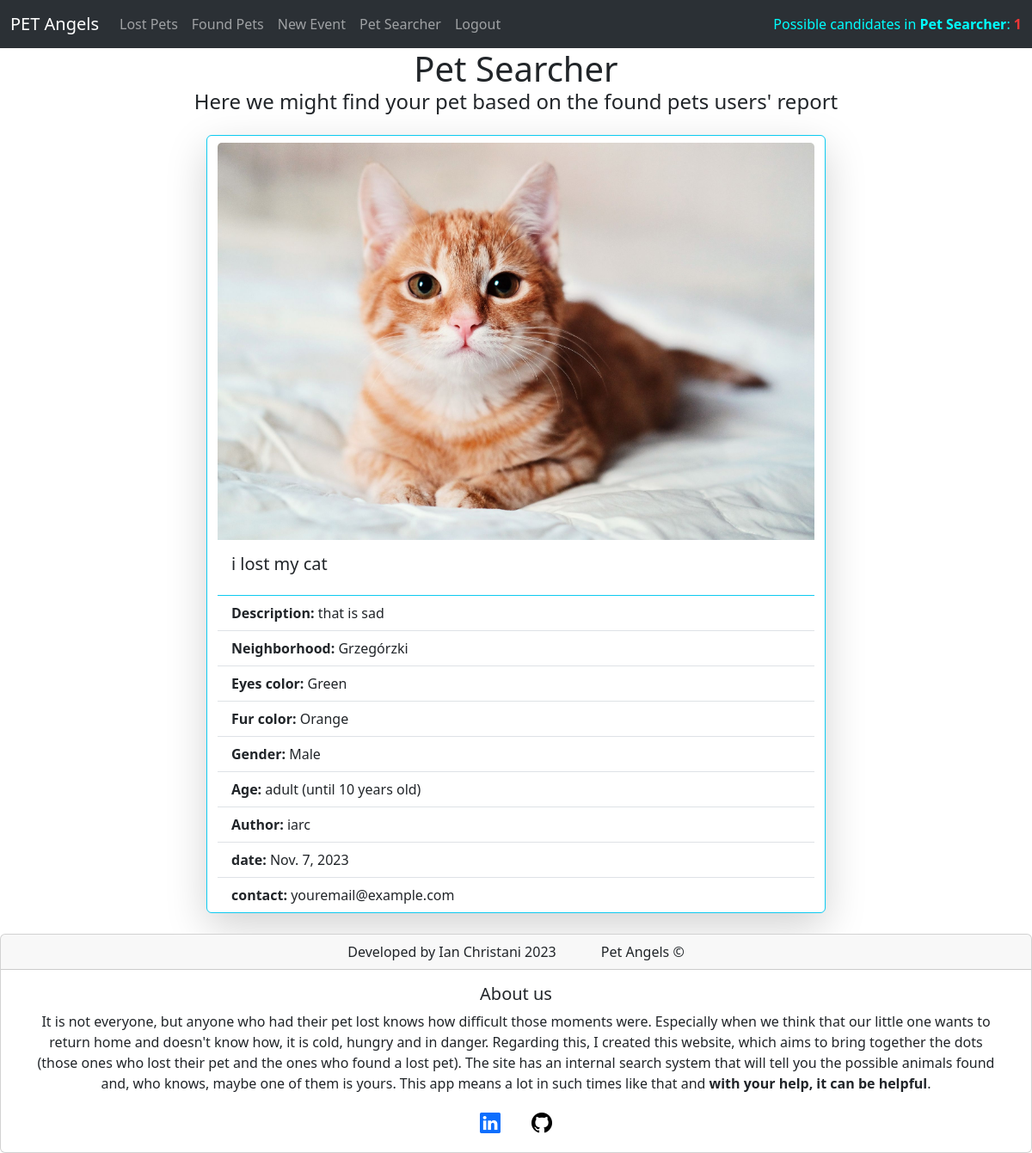
/pets/possiblecandidates/ (signed in), run on the app's committed database.
### crud/models.py (models this page shows, shortened)
class EventModel(models.Model):
    author = models.ForeignKey(User, on_delete=models.CASCADE)
    title = models.CharField(max_length = 50, blank = False, null = False)
    event = models.TextField(max_length = 250, blank = False, null = False)
    petType = (
        ("cat", "cat"),
        ("dog", "dog"),
        ("other", "other")
    )
    type = models.CharField(max_length = 5, blank = False, null = False, choices = petType)
    petsCharacteristics_eyes = (
        ("Yellow/Golden", "Yellow/Golden"),
        ("Green", "Green"),
        ("Blue", "Blue"),
        ("Copper/amber", "Copper/Amber"),
        ("Odd-Eyed", "Odd-Eyed (2 different colors each)"),
        ("Mixed Colors", "Mixed Colors")
    )
    eyesColor = models.CharField(max_length = 35, choices = petsCharacteristics_eyes, blank = True, null = True)
    petsCharacteristics_fur = (
        ("Black", "Black"),
        ("White", "White"),
        ("Orange", "Orange"),
        ("Grey", "Grey"),
        ("2 different colors", "2 different colors"),
        ("3 different colors", "3 different colors")
    )
    furColor = models.CharField(max_length = 18, choices = petsCharacteristics_fur, help_text="(The dominant one.)")
    petsCharacteristics_gender = (
        ("Male", "Male"),
        ("Female", "Female")
    )
    gender = models.CharField(max_length = 6, choices = petsCharacteristics_gender, blank = True, null = True)
    petsCharacteristics_age = (
        ("baby (until 1 year old)", "baby (until 1 year old)"),
        ("adult (until 10 years old)", "adult (until 10 years old)"),
        ("senior (from 10 years old)", "senior (from 10 years old)")
    )
    age = models.CharField(max_length = 26, choices = petsCharacteristics_age, blank = True, null = True)
    locationOptions = (
            ("Bieńczyce", "Bieńczyce"),
            ("Bieżanów-Prokocim", "Bieżanów-Prokocim"),
            ("Bronowice", "Bronowice"),
            ("Czyżyny", "Czyżyny"),
            ("Dębniki", "Dębniki"),
            ("Grzegórzki", "Grzegórzki"),
            ("Krowodrza", "Krowodrza"),
            ("Łagiewniki–Borek Fałęcki", "Łagiewniki–Borek Fałęcki"),
            ("Mistrzejowice", "Mistrzejowice"),
            ("Nowa Huta", "Nowa Huta"),
            ("Podgórze", "Podgórze",),
            ("Podgórze Duchackie", "Podgórze Duchackie"),
            ("Prądnik Biały", "Prądnik Biały"),
            ("Prądnik Czerwony", "Prądnik Czerwony"),
            ("Stare Miasto", "Stare Miasto"),
            ("Swoszowice", "Swoszowice"),
            ("Wzgórza Krzesławickie", "Wzgórza Krzesławickie"),
            ("Zwierzyniec", "Zwierzyniec")
        )
    neighborhood = models.CharField(max_length = 25, choices = locationOptions, help_text="(The last time the pet was seen.)")
    contact = models.EmailField(blank = True, default = "youremail@example.com", help_text="(This info will be displayed only in the Pet Searcher, if the system finds potential candidates.)")
    pic  = models.ImageField(null = True, blank=True, upload_to = "media/")
    date = models.DateField(auto_now = True)
    lost = models.BooleanField(help_text = "(Mark this field if YOUR pet is LOST. If you found a pet DO NOT mark it.)")
    found = models.BooleanField(default = False, help_text="(Mark this field if your pet was FOUND)")

### crud/views.py (the view)
# urls.py: path('possiblecandidates/', views.possibleCandidates, name = 'possibleCandidates'),
def possibleCandidates(request):
    candidates = eventSearcher(request.user)
    amountResults = len(candidates)
    return render(request, "possiblecandidates.html", {"possCandidates": candidates, "amountOfCandidates": amountResults})

### crud/searcher/searcher.py (called while the page is built, shortened)
def eventSearcher(user) -> list:
    events = EventModel.objects.all()
    foundEvents = events.exclude(author = user)
    lostEvents = events.filter(author = user)
    auxlist = []
    for lostPet in lostEvents:
        for foundPet in foundEvents:
            if lostPet.lost == False and foundPet.found == False:
                try:
                    if foundPet.neighborhood == lostPet.neighborhood and foundPet.date <= lostPet.date and foundPet.type == lostPet.type:
                        auxlist.append(foundPet)
                except:
                    print("no result was found")
                return auxlist

### crud/templates/possiblecandidates.html (shortened to what this page needs)
{% extends "general_users_template.html" %}
{% block possibleCandidates %}
<div class="row justify-content-center">
    <div class="col">
        <div class="container text-center">
            <h1 class="card-title">Pet Searcher</h1>
            <h4>Here we might find your pet based on the found pets users' report</h4>
        </div>
        <div class="row justify-content-center mt-4 mb-4">
            {% if possCandidates|length > 0 %}
                {% for candidates in possCandidates %}
                    <div class="card border-info shadow-lg" style="max-width: 45rem;">
                        <a href="{% url 'crud:specificEvent' candidates.id %}"><img src="{{ candidates.pic.url }}" class="card-img-top mt-2" alt="Pet's image"></a>
                        <div class="card-body">
                            <h5 class="card-title">{{ candidates.title }}
                            </h5>
                        </div>
                        <ul class="list-group list-group-flush">
                            <li class="list-group-item"><strong>Description:</strong> {{ candidates.event }}</li>
                            <li class="list-group-item"><strong>Neighborhood:</strong> {{ candidates.neighborhood }}</li>
                            <li class="list-group-item"><strong>Eyes color:</strong> {{ candidates.eyesColor }}</li>
                            <li class="list-group-item"><strong>Fur color:</strong> {{ candidates.furColor }}</li>
                            <li class="list-group-item"><strong>Gender:</strong> {{ candidates.gender }}</li>
                            <li class="list-group-item"><strong>Age:</strong> {{ candidates.age }}</li>
                            <li class="list-group-item"><strong>Author:</strong> {{ candidates.author }}</li>
                            <li class="list-group-item"><strong>date:</strong> {{ candidates.date }}</li>
                            <li class="list-group-item"><strong>contact:</strong> {{ candidates.contact }}</li>
                        </ul>
                    </div>
                    <br>
                {% endfor %}
            {% else %}
                <p>Sorry, no pet that match yours could be found.</p>
            {% endif %}
        </div>
    </div>
</div>
{% endblock %}

### data on the page
EventModel: pic (picture), title "i lost my cat", event "that is sad", neighborhood "Grzegórzki", eyesColor "Green", furColor "Orange", gender "Male", age "adult (until 10 years old)", author "iarc", date "Nov. 7, 2023", contact "youremail@example.com"

### other printed values
{{ amountOfCandidates }} "1"
